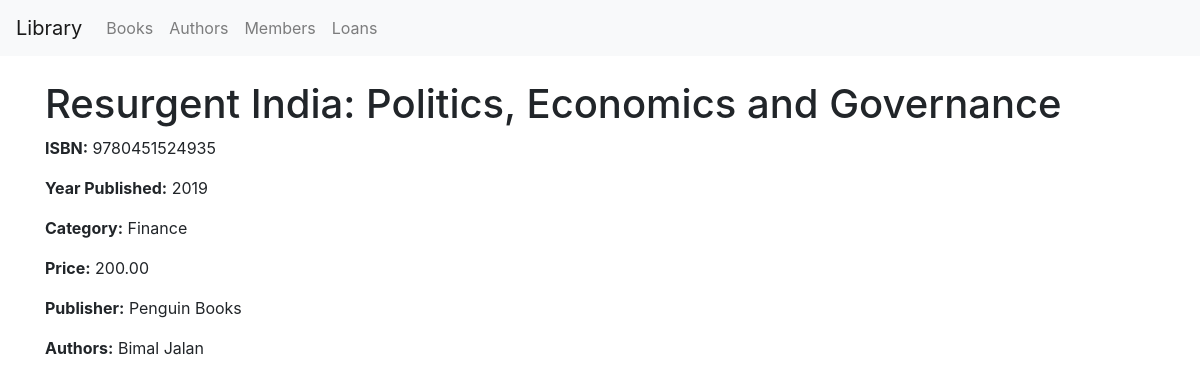
Screenshot of /book/1/ with the database file from the repository.
### library/models.py (models this page shows, shortened)
class Book(models.Model):
    title = models.CharField(max_length=200)
    isbn = models.CharField(max_length=13, unique=True)
    year_published = models.IntegerField()
    category = models.CharField(max_length=100)
    price = models.DecimalField(max_digits=10, decimal_places=2)
    publisher = models.ForeignKey(Publisher, on_delete=models.CASCADE)
    authors = models.ManyToManyField(Author, through='BookAuthor')

class Publisher(models.Model):
    name = models.CharField(max_length=100)
    address = models.TextField()
    contact_number = models.CharField(max_length=15)

class Author(models.Model):
    name = models.CharField(max_length=100)
    biography = models.TextField()
    nationality = models.CharField(max_length=100)

### library/views.py (the view)
# urls.py: path('book/<int:pk>/', views.BookDetailView.as_view(), name='book-detail'),
class BookDetailView(DetailView):
    model = Book
    template_name = 'library/book_detail.html'
    context_object_name = 'book'

### library/templates/library/book_detail.html
{% extends 'library/base.html' %}
{% block content %}
    <h1>{{ book.title }}</h1>
    <p><strong>ISBN:</strong> {{ book.isbn }}</p>
    <p><strong>Year Published:</strong> {{ book.year_published }}</p>
    <p><strong>Category:</strong> {{ book.category }}</p>
    <p><strong>Price:</strong> {{ book.price }}</p>
    <p><strong>Publisher:</strong> {{ book.publisher.name }}</p>
    <p><strong>Authors:</strong>
        {% for author in book.authors.all %}
            {{ author.name }}{% if not forloop.last %}, {% endif %}
        {% endfor %}
    </p>
{% endblock %}

### rows the page displays
Book: title "Resurgent India: Politics, Economics and Governance", isbn "9780451524935", year_published "2019", category "Finance", price "200.00", publisher.name "Penguin Books"
Author: name "Bimal Jalan"
